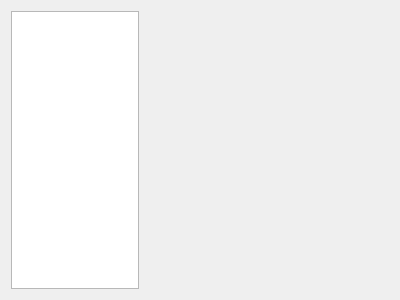
<?xml version="1.0" encoding="UTF-8"?>
<ui version="4.0">
 <class>PageContacts</class>
 <widget class="QWidget" name="PageContacts">
  <property name="geometry">
   <rect>
    <x>0</x>
    <y>0</y>
    <width>400</width>
    <height>300</height>
   </rect>
  </property>
  <property name="windowTitle">
   <string>PageContacts</string>
  </property>
  <layout class="QHBoxLayout" name="horizontalLayout">
   <item>
    <widget class="QListWidget" name="list">
     <property name="maximumSize">
      <size>
       <width>128</width>
       <height>16777215</height>
      </size>
     </property>
     <property name="font">
      <font>
       <pointsize>12</pointsize>
      </font>
     </property>
     <property name="styleSheet">
      <string notr="true">#listWidget::item{
padding-top:3px;
}</string>
     </property>
     <property name="horizontalScrollBarPolicy">
      <enum>Qt::ScrollBarPolicy::ScrollBarAlwaysOff</enum>
     </property>
     <property name="dragEnabled">
      <bool>true</bool>
     </property>
     <property name="dragDropMode">
      <enum>QAbstractItemView::DragDropMode::NoDragDrop</enum>
     </property>
     <property name="defaultDropAction">
      <enum>Qt::DropAction::CopyAction</enum>
     </property>
     <property name="selectionMode">
      <enum>QAbstractItemView::SelectionMode::NoSelection</enum>
     </property>
     <property name="selectionBehavior">
      <enum>QAbstractItemView::SelectionBehavior::SelectRows</enum>
     </property>
     <property name="flow">
      <enum>QListView::Flow::TopToBottom</enum>
     </property>
     <property name="spacing">
      <number>1</number>
     </property>
     <property name="viewMode">
      <enum>QListView::ViewMode::ListMode</enum>
     </property>
     <property name="modelColumn">
      <number>0</number>
     </property>
     <property name="uniformItemSizes">
      <bool>false</bool>
     </property>
     <property name="batchSize">
      <number>100</number>
     </property>
     <property name="selectionRectVisible">
      <bool>false</bool>
     </property>
    </widget>
   </item>
   <item>
    <widget class="QWidget" name="widget" native="true"/>
   </item>
  </layout>
 </widget>
 <resources/>
 <connections/>
</ui>
